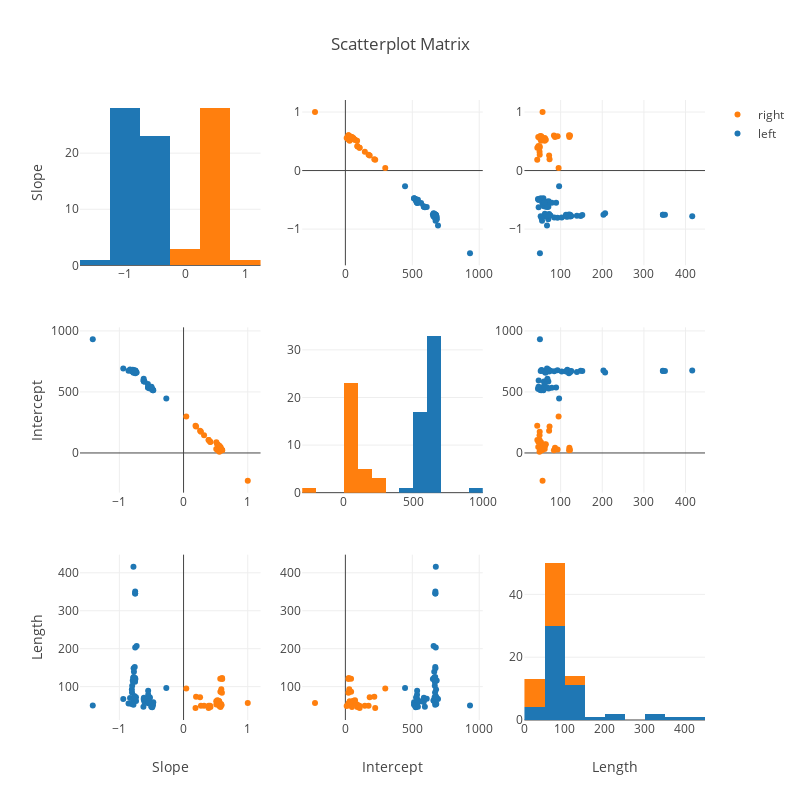

The notebook cell saved with this chart:
### Code cell
test_img = test_images[2]

print('Processing image: {}'.format(test_img))
out_path = join('test_images_output', basename(test_img))

in_image = cv2.cvtColor(cv2.imread(test_img, cv2.IMREAD_COLOR), cv2.COLOR_BGR2RGB)
out_image = img_obj.process_image(in_image)
img_obj.Output_img(out_path, out_image)
